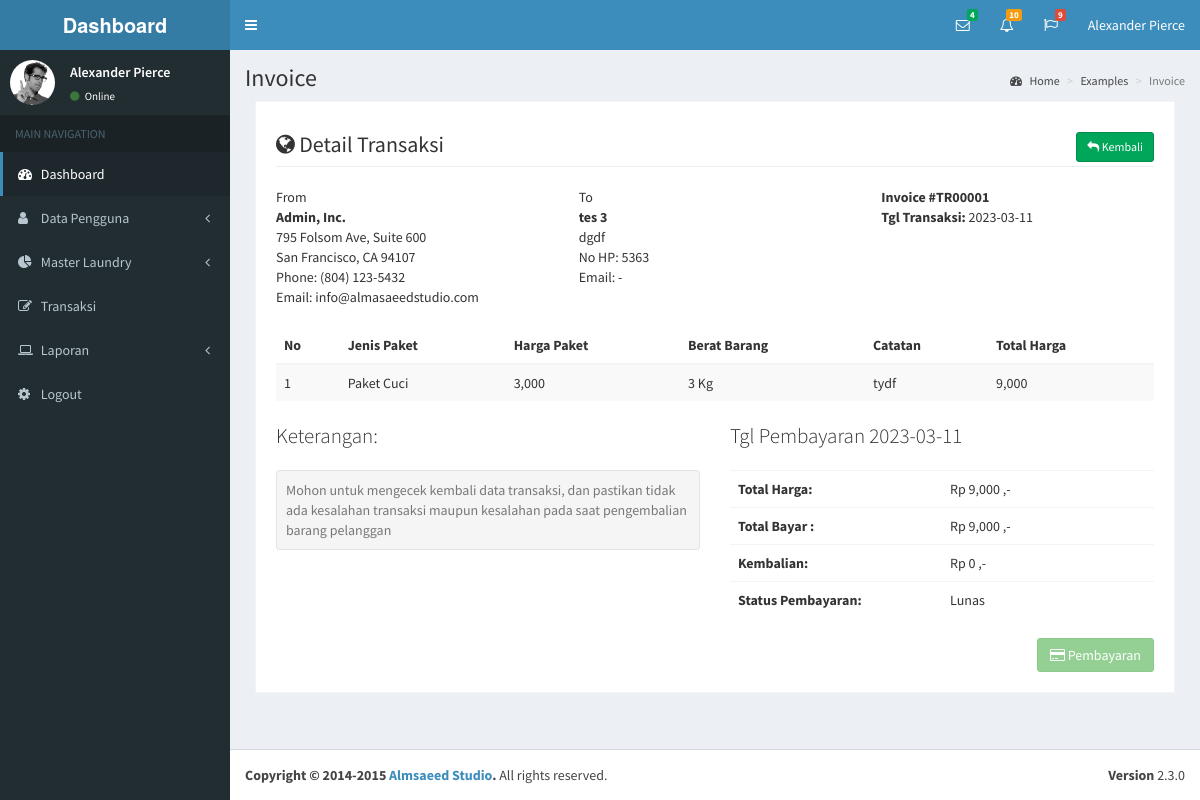
Page /frombayartransaksi/1 on the committed database.
### tables this page shows
CREATE TABLE `tb_transaksi` (
  `id_transaksi` int(11) NOT NULL,
  `id_pelanggan` int(11) NOT NULL,
  `id_jenis_laundry` int(11) NOT NULL,
  `no_transaksi` varchar(10) NOT NULL,
  `harga_paket` int(7) NOT NULL,
  `berat_barang` int(3) NOT NULL,
  `total_harga` int(7) NOT NULL,
  `tgl_transaksi` date NOT NULL,
  `status_transaksi` varchar(25) NOT NULL,
  `status_bayar` varchar(25) NOT NULL,
  `catatan_pelanggan` text NOT NULL,
  `deleted` int(1) NOT NULL
);

CREATE TABLE `tb_pelanggan` (
  `id_pelanggan` int(11) NOT NULL,
  `nama_pelanggan` varchar(50) NOT NULL,
  `email_pelanggan` varchar(50) NOT NULL,
  `password_pelanggan` text NOT NULL,
  `no_telepon_pelanggan` varchar(13) NOT NULL,
  `alamat_pelanggan` text NOT NULL,
  `deleted` int(11) NOT NULL
);

CREATE TABLE `tb_jenis_laundry` (
  `id_jenis_laundry` int(11) NOT NULL,
  `nama_jenis_laundry` varchar(50) NOT NULL,
  `harga_jenis_laundry` varchar(6) NOT NULL,
  `deskripsi_jenis_laundry` text NOT NULL,
  `deleted` int(11) NOT NULL
);

CREATE TABLE `tb_pembayaran` (
  `id_pembayaran` int(11) NOT NULL,
  `id_transaksi` int(11) NOT NULL,
  `id_jenis_bayar` int(11) NOT NULL,
  `tgl_bayar` date NOT NULL,
  `total_pembayaran` int(7) NOT NULL,
  `total_bayar` int(7) NOT NULL,
  `kembalian` int(7) NOT NULL,
  `status_bayar` varchar(20) NOT NULL
);

### application/controllers/Dashboard_controller.php (called while the page is built, shortened)
<?php defined('BASEPATH')OR exit('No dirrect access allowed');
    class Dashboard_controller extends CI_Controller{
        public function __construct(){
            $this->load->model('Dashboard_model');
        }
        public function form_bayar_transaksi(){
            $id_transaksi = $this->uri->segment(2);
            $data['bayartransaksi'] = $this->Dashboard_model->get_bayar_transaksi($id_transaksi);
            $data['datapembayaran'] = $this->Dashboard_model->get_data_pembayaran($id_transaksi);
            $data['listjenisbayar'] = $this->Dashboard_model->get_jenis_bayar();
            $this->load->view('header/index-header-dashboard');
            $this->load->view('transaksi/form-bayar-transaksi',$data);
            $this->load->view('footer/index-footer-dashboard');
        }
    }
?>

### index.php (called while the page is built, shortened)
<?php
require_once BASEPATH.'core/CodeIgniter.php';

### application/models/Dashboard_model.php (called while the page is built, shortened)
<?php
    class Dashboard_model extends CI_Model{
        public function get_bayar_transaksi($id_transaksi){
            return $this->db->where('a.id_transaksi',$id_transaksi)
                            ->select('a.*,b.*,c.*')
                            ->from('tb_transaksi a')
                            ->join('tb_pelanggan b','a.id_pelanggan = b.id_pelanggan','left')
                            ->join('tb_jenis_laundry c','a.id_jenis_laundry = c.id_jenis_laundry','left')
                            ->order_by('a.id_transaksi','ASC')
                            ->get()->result();
        }
        public function get_data_pembayaran($id_transaksi){
            return $this->db->where('id_transaksi',$id_transaksi)
                            ->from('tb_pembayaran')
                            ->limit(1)
                            ->get()->result();
        }
    }
?>

### application/views/transaksi/form-bayar-transaksi.php (the view, shortened to what this page needs)
<div class="content-wrapper">
        <section class="content-header">
          <h1>
            Invoice
          </h1>
          <ol class="breadcrumb">
            <li><a href="#"><i class="fa fa-dashboard"></i> Home</a></li>
            <li><a href="#">Examples</a></li>
            <li class="active">Invoice</li>
          </ol>
        </section>
        <section class="invoice">
          <?php foreach($bayartransaksi as $bayar) { ?>
            <div class="row">
              <div class="col-xs-12">
                <h2 class="page-header">
                  <i class="fa fa-globe"></i> Detail Transaksi
                  <div class="box-tools pull-right">
                    <a href="<?php echo base_url('transaksi');?>" class="btn btn-sm btn-success"><i class="fa fa-reply"></i> Kembali</a>
                  </div>
                </h2>
              </div>
            </div>
            <div class="row invoice-info">
              <div class="col-sm-4 invoice-col">
                From
                <address>
                  <strong>Admin, Inc.</strong><br>
                  795 Folsom Ave, Suite 600<br>
                  San Francisco, CA 94107<br>
                  Phone: (804) 123-5432<br>
                  Email: info@almasaeedstudio.com
                </address>
              </div>
              <div class="col-sm-4 invoice-col">
                To
                <address>
                  <strong><?php echo $bayar->nama_pelanggan;?></strong><br>
                  <?php echo $bayar->alamat_pelanggan;?><br>
                  No HP: <?php echo $bayar->no_telepon_pelanggan;?><br>
                  Email: <?php echo $bayar->email_pelanggan;?>
                </address>
              </div>
              <div class="col-sm-4 invoice-col">
                <b>Invoice #<?php echo $bayar->no_transaksi;?></b><br>
                <b>Tgl Transaksi:</b> <?php echo $bayar->tgl_transaksi;?>
              </div>
            </div>
            <div class="row">
              <div class="col-xs-12 table-responsive">
                <table class="table table-striped">
                  <thead>
                    <tr>
                      <th>No</th>
                      <th>Jenis Paket</th>
                      <th>Harga Paket</th>
                      <th>Berat Barang</th>
                      <th>Catatan</th>
                      <th>Total Harga</th>
                    </tr>
                  </thead>
                  <tbody>
                    <?php
                      $no = 1;
                      foreach($bayartransaksi as $laundry) {
                    ?>
                      <tr>
                        <td><?php echo $no++;?></td>
                        <td><?php echo $laundry->nama_jenis_laundry;?></td>
                        <td><?php echo number_format($laundry->harga_jenis_laundry);?></td>
                        <td><?php echo number_format($laundry->berat_barang);?> Kg</td>
                        <td><?php echo $laundry->catatan_pelanggan;?></td>
                        <td><?php echo number_format($laundry->total_harga);?></td>
                      </tr>
                    <?php } ?>
                  </tbody>
                </table>
              </div>
            </div>
            <div class="row">
              <div class="col-xs-6">
                <p class="lead">Keterangan:</p>
                <p class="text-muted well well-sm no-shadow" style="margin-top: 10px;">
                  Mohon untuk mengecek kembali data transaksi, dan pastikan tidak ada kesalahan transaksi maupun kesalahan pada saat pengembalian barang pelanggan
                </p>
              </div>
              <?php foreach($datapembayaran as $pembayaran) { ?>
                <div class="col-xs-6">
                  <p class="lead">Tgl Pembayaran <?php echo $pembayaran->tgl_bayar;?></p>
                  <div class="table-responsive">
                    <table class="table">
                      <tr>
                        <th style="width:50%">Total Harga:</th>
                        <td>Rp <?php echo number_format($pembayaran->total_pembayaran);?> ,-</td>
                      </tr>
                      <tr>
                        <th>Total Bayar : </th>
                        <td>Rp <?php echo number_format($pembayaran->total_pembayaran);?> ,-</td>
                      </tr>
                      <tr>
                        <th>Kembalian:</th>
                        <td>Rp <?php echo number_format($pembayaran->kembalian);?> ,-</td>
                      </tr>
                      <tr>
                        <th>Status Pembayaran:</th>
                        <td><?php echo $pembayaran->status_bayar;?></td>
                      </tr>
                    </table>
                  </div>
                </div>
              <?php } ?>
            </div>
            <div class="row no-print">
              <div class="col-xs-12">
                <button <?php if($bayar->status_bayar == 'Lunas') echo 'disabled' ;?> class="btn btn-success pull-right" data-toggle="modal" data-target="#modalbayar"><i class="fa fa-credit-card"></i> Pembayaran</button>
              </div>
            </div>
          <?php } ?>
        </section>
      </div>

### rows in the picture
tb_transaksi: id_pelanggan.nama_pelanggan "tes 3", id_pelanggan.alamat_pelanggan "dgdf", id_pelanggan.no_telepon_pelanggan "5363", id_pelanggan.email_pelanggan "-", no_transaksi "TR00001", tgl_transaksi "2023-03-11", id_jenis_laundry.nama_jenis_laundry "Paket Cuci", id_jenis_laundry.harga_jenis_laundry "3,000", berat_barang "3", catatan_pelanggan "tydf", total_harga "9,000"
tb_pembayaran: tgl_bayar "2023-03-11", total_pembayaran "9,000", kembalian "0", status_bayar "Lunas"
